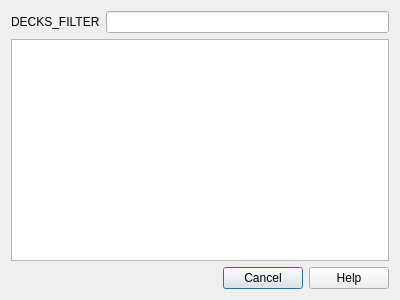
<?xml version="1.0" encoding="UTF-8"?>
<ui version="4.0">
 <class>Dialog</class>
 <widget class="QDialog" name="Dialog">
  <property name="geometry">
   <rect>
    <x>0</x>
    <y>0</y>
    <width>400</width>
    <height>300</height>
   </rect>
  </property>
  <property name="windowTitle">
   <string>DECKS_STUDY_DECK</string>
  </property>
  <layout class="QVBoxLayout" name="verticalLayout">
   <item>
    <layout class="QHBoxLayout" name="horizontalLayout">
     <item>
      <widget class="QLabel" name="label">
       <property name="text">
        <string>DECKS_FILTER</string>
       </property>
      </widget>
     </item>
     <item>
      <widget class="QLineEdit" name="filter"/>
     </item>
    </layout>
   </item>
   <item>
    <widget class="QListWidget" name="list"/>
   </item>
   <item>
    <widget class="QDialogButtonBox" name="buttonBox">
     <property name="orientation">
      <enum>Qt::Horizontal</enum>
     </property>
     <property name="standardButtons">
      <set>QDialogButtonBox::Cancel|QDialogButtonBox::Help</set>
     </property>
    </widget>
   </item>
  </layout>
 </widget>
 <resources/>
 <connections>
  <connection>
   <sender>buttonBox</sender>
   <signal>accepted()</signal>
   <receiver>Dialog</receiver>
   <slot>accept()</slot>
   <hints>
    <hint type="sourcelabel">
     <x>248</x>
     <y>254</y>
    </hint>
    <hint type="destinationlabel">
     <x>157</x>
     <y>274</y>
    </hint>
   </hints>
  </connection>
  <connection>
   <sender>buttonBox</sender>
   <signal>rejected()</signal>
   <receiver>Dialog</receiver>
   <slot>reject()</slot>
   <hints>
    <hint type="sourcelabel">
     <x>316</x>
     <y>260</y>
    </hint>
    <hint type="destinationlabel">
     <x>286</x>
     <y>274</y>
    </hint>
   </hints>
  </connection>
 </connections>
</ui>
